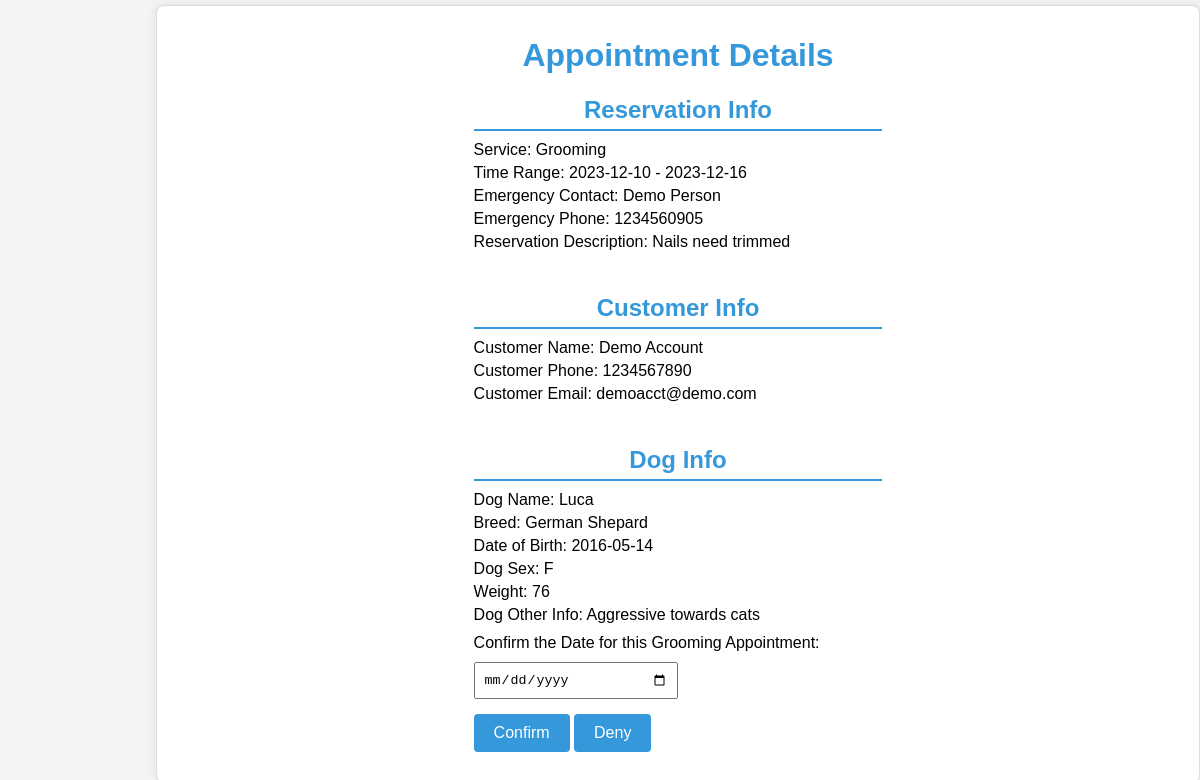
The page /php/AdminPortal/AppointmentApproval.php?custid=21&dogid=6&reservationid=10&service=Grooming (signed in) on the database its author committed.
### tables this page shows
CREATE TABLE `grooming_reservation` (
  `GroomResID` int(11) NOT NULL,
  `ResStartDate` date NOT NULL,
  `ResEndDate` date NOT NULL,
  `EmerContact` varchar(255) NOT NULL,
  `EmerPhone` varchar(12) NOT NULL,
  `isApproved` tinyint(1) NOT NULL DEFAULT 0,
  `GroomingDesc` varchar(500) NOT NULL,
  `isFinished` tinyint(1) NOT NULL DEFAULT 0,
  `CustID` int(11) NOT NULL,
  `DogID` int(11) NOT NULL
);

CREATE TABLE `customer` (
  `CustID` bigint(20) NOT NULL,
  `CustFirstName` varchar(100) NOT NULL,
  `CustLastName` varchar(100) NOT NULL,
  `CustPhone` varchar(20) NOT NULL,
  `CustAddress` varchar(100) NOT NULL,
  `CustCity` varchar(100) NOT NULL,
  `CustState` varchar(100) NOT NULL,
  `CustZip` varchar(100) NOT NULL,
  `AcctEmail` varchar(100) NOT NULL,
  `User_ID` bigint(20) NOT NULL
);

CREATE TABLE `dog` (
  `DogID` int(11) NOT NULL,
  `DogName` varchar(30) NOT NULL,
  `Breed` varchar(30) NOT NULL,
  `DogDOB` date NOT NULL,
  `Sex` char(1) NOT NULL,
  `isFixed` tinyint(1) NOT NULL,
  `Weight` int(3) NOT NULL,
  `Color` varchar(16) NOT NULL,
  `HasForms` tinyint(1) NOT NULL DEFAULT 0,
  `DogOtherInfo` varchar(500) NOT NULL,
  `CustID` int(11) NOT NULL
);

### php/UserHandling/classes/Config.php (called while the page is built)
<?php
class Config {
    public static function get($path = null) {
        if($path) {
            $config = $GLOBALS['config'];
            $path = explode('/',$path);
            foreach($path as $bit ) {
                if(isset($config[$bit])) {
                    $config = $config[$bit];
                } else {
                    return false;
                }
            }
            return $config;
        }
        return false;
    }
}

### php/UserHandling/classes/DB.php (called while the page is built, shortened)
<?php
class DB {
    private static $_instance = null;
    private $_pdo,
            $_query,
            $_lastQuery,
            $_error = false,
            $_results,
            $_count = 0;
    private function __construct() {
        try {
            $this->_pdo = new PDO('mysql:host=' . Config::get('mysql/host') . ';dbname=' . Config::get('mysql/db'),Config::get('mysql/username'), Config::get('mysql/password'));
        } catch (PDOException $e) {
            die($e->getMessage());
        }
    }
    public static function getInstance() {
        if(!isset(self::$_instance)) {
            self::$_instance = new DB();
        }
        return self::$_instance;
    }
    public function query($sql, $params = array()) {
        $this->_error = false;
        if($this->_query = $this->_pdo->prepare($sql)) {
            $x=1;
            if(count($params)) {
                foreach($params as $param) {
                    $this->_query->bindValue($x, $param);
                    $x++;
                }
            }
            if($this->_query->execute()) {
                $this->_results = $this->_query->fetchAll(PDO::FETCH_OBJ);
                $this->_count = $this->_query->rowCount();
            } else {
                $this->_error = true;
            }
        }
        return $this;
    }
    public function get($table, $where) {
        return $this->action('SELECT *', $table, $where);
    }
    public function results() {
        return $this->_results;
    }
    public function first() {
        return $this->results()[0];
    }
    private function action ($action, $table, $where = array()) {
        if(count($where) === 3) {
            $operators = array('=','>','<','<=','>=');
            $field      = $where[0];
            $operator   = $where[1];
            $value      = $where[2];
            if (in_array($operator, $operators)) {
                $sql = "{$action} FROM {$table} WHERE {$field} {$operator} ?";
                if(!$this->query($sql,array($value))->error()) {
                    return $this;
                }
            }
        }
        return false;
    }
    public function count() {
        return $this->_count;
    }
    public function error() {
        return $this->_error;
    }
}

### php/UserHandling/classes/User.php (called while the page is built, shortened)
<?php
class User {
    private $_db,
            $_data,
            $_sessionName,
            $_cookieName,
            $_isLoggedIn;
    public function __construct($user = null) {
        $this->_db = DB::getInstance();
        $this->_sessionName = Config::get('session/session_name');
        if(!$user) {
            if(Session::exists($this->_sessionName)) {
                $user = Session::get($this->_sessionName);
                if($this->find($user)) {
                    $this->_isLoggedIn = true;
                } else {
                }
            }
        } else {
            $this->find($user);
        }
    }
    public function find($user = null) {
        if($user) {
            $field = (is_numeric($user)) ? 'id' : 'username';
            $data = $this->_db->get('users', array($field, '=', $user));
            if($data->count() > 0) {
                return true;
            }
        }
        return false;
    }
    public function isLoggedIn() {
        return $this->_isLoggedIn;
    }
}

### php/UserHandling/classes/Session.php (called while the page is built, shortened)
<?php
class Session {
    public static function exists($name) {
        return (isset($_SESSION[$name])) ? true : false;
    }
    public static function get($name) {
        return $_SESSION[$name];
    }
}

### php/UserHandling/classes/GroomingReservation.php (called while the page is built, shortened)
<?php
class GroomingReservation {
    private $_db,
            $_groomingReservationData,
            $_sessionName,
            $_cookieName;
    public function __construct($service, array $dogs) {
        $this->_db = DB::getInstance();
    }
    public function getReservationData()
    {
        return $this->_groomingReservationData;
    }
    public function getReservationById($reservationId) {
        $fields = 'GroomResID';
        $data = $this->_db->get('grooming_reservation', array($fields, '=', $reservationId));
        if($data->count() > 0) {
            $this->_groomingReservationData = $data->first();
            return true;
        }
        return false;
    }
}

### php/UserHandling/classes/Customer.php (called while the page is built, shortened)
<?php
class Customer {
    private $_db,
            $_customerData,
            $_sessionName;
    public function __construct() {
        $this->_db = DB::getInstance();
    }
    public function findCustInfoWithCustID($customer = null){
        if($customer){
            $fields = 'CustID';
            $data = $this->_db->get('customer', array($fields, '=', $customer));
            if($data->count() > 0) {
                $this->_customerData = $data->first();
                return true;
            }
        }else{
            return false;
        }
    }
    public function data(){
        return $this->_customerData;
    }
}

### php/UserHandling/classes/Dog.php (called while the page is built, shortened)
<?php
class Dog {
    private $_db,
            $_dogData,
            $_sessionName;
    public function __construct() {
        $this->_db = DB::getInstance();
    }
    public function findDogInfoWithDogID($dog = null){
        if($dog){
            $fields = 'DogID';
            $data = $this->_db->get('dog', array($fields, '=', $dog));
            if($data->count() > 0) {
                $this->_dogData = $data->first();
                return true;
            }
        }else{
            return false;
        }
    }
    public function data(){
        return $this->_dogData;
    }
}

### php/AdminPortal/AppointmentApproval.php (the view, shortened to what this page needs)
<?php
    $user = new User();
    if($user->isLoggedIn()) {
    $customer = new Customer();
    $dog = new Dog();
    $customer->findCustInfoWithCustID($_SESSION['custid']);
    $dog->findDogInfoWithDogID($_SESSION['dogid']);
    $custName = $customer->data()->CustFirstName . ' ' . $customer->data()->CustLastName;
    $custPhone = $customer->data()->CustPhone;
    $custEmail = $customer->data()->AcctEmail;
    $dogName = $dog->data()->DogName;
    $dogBreed = $dog->data()->Breed;
    $dogDOB = $dog->data()->DogDOB;
    $dogSex = $dog->data()->Sex;
    $dogWeight = $dog->data()->Weight;
    $dogOtherInfo = $dog->data()->DogOtherInfo;
    if($_SESSION['service'] == 'Grooming')
    {
        $groomingReservation = new GroomingReservation('Grooming',array());
        $groomingReservation->getReservationById($_SESSION['reservationid']);
        $timeRange = $groomingReservation->getReservationData()->ResStartDate . ' - ' . $groomingReservation->getReservationData()->ResEndDate;
        $emerContact = $groomingReservation->getReservationData()->EmerContact;
        $emerPhone = $groomingReservation->getReservationData()->EmerPhone;
        $resDesc = $groomingReservation->getReservationData()->GroomingDesc;
    }
?>
<!DOCTYPE html>
<html>
<head>
    <link rel="stylesheet" href="/PeaceOfHeavenWebPage/css/AppointmentApproval.css">
</head>
<body>
    <div class=content>
        <h1> Appointment Details </h1>
    <form method="post" >
        <h2>Reservation Info</h2>
        <p>Service: <?php print($_SESSION['service']) ?></p>
        <p>Time Range: <?php print($timeRange) ?></p>
        <p>Emergency Contact: <?php print($emerContact) ?></p>
        <p>Emergency Phone: <?php print($emerPhone) ?></p>
        <p>Reservation Description: <?php print($resDesc) ?></p>
        <br>
        <h2>Customer Info</h2>
        <p>Customer Name: <?php print($custName)?></p>
        <p>Customer Phone: <?php print($custPhone)?></p>
        <p>Customer Email: <?php print($custEmail)?></p>
        <br>
        <h2>Dog Info</h2>
        <p>Dog Name: <?php print($dogName)?></p>
        <p>Breed: <?php print($dogBreed)?></p>
        <p>Date of Birth: <?php print($dogDOB)?></p>
        <p>Dog Sex: <?php print($dogSex)?></p>
        <p>Weight: <?php print($dogWeight)?></p>
        <p>Dog Other Info: <?php print($dogOtherInfo)?></p>
        <?php
            if($_SESSION['service'] == 'Grooming'){
                echo '<label for="ResStartTime">Confirm the Date for this Grooming Appointment:</label>';
                echo'<input type="date" id="ResStartTime" name="ResStartTime" required><br>';
            }
        ?>
        <input type="submit" name="Confirm" value="Confirm">
        <input type="submit" name="Deny"value="Deny">
    </form>
    </div>
</body>
</html>
<?php
        }else(Redirect::to('../UserHandling/login.php'));
?>

### css/AppointmentApproval.css (style rules this page uses)
.content { margin-left: 13%; padding: 10px; background-color: #fff; border: 1px solid #ddd; border-radius: 8px; box-shadow: 0 0 10px rgba(0, 0, 0, 0.1); }
body { font-family: 'Arial', sans-serif; background-color: #f4f4f4; margin: 0; padding: 0; }
h1, h2 { color: #3498db; text-align:center }
h2 { border-bottom: 2px solid #3498db; padding-bottom: 5px; margin-bottom: 10px; }
p { margin: 5px 0; }
form { max-width: 40%; margin: 20px auto; }
label { display: block; margin: 10px 0 5px; }
input[type="date"] { width: 50%; padding: 8px; margin: 5px 0 15px; box-sizing: border-box; }
input[type="submit"] { background-color: #3498db; color: #fff; border: none; padding: 10px 20px; font-size: 16px; cursor: pointer; border-radius: 4px; text-align: center; }

### rows shown on the page
grooming_reservation: timeRange "2023-12-10 - 2023-12-16", EmerContact "Demo Person", EmerPhone "1234560905", GroomingDesc "Nails need trimmed"
customer: custName "Demo Account", CustPhone "1234567890", AcctEmail "demoacct@demo.com"
dog: DogName "Luca", Breed "German Shepard", DogDOB "2016-05-14", Sex "F", Weight "76", DogOtherInfo "Aggressive towards cats"

### other values the page prints
$_SESSION['service'] "Grooming"
